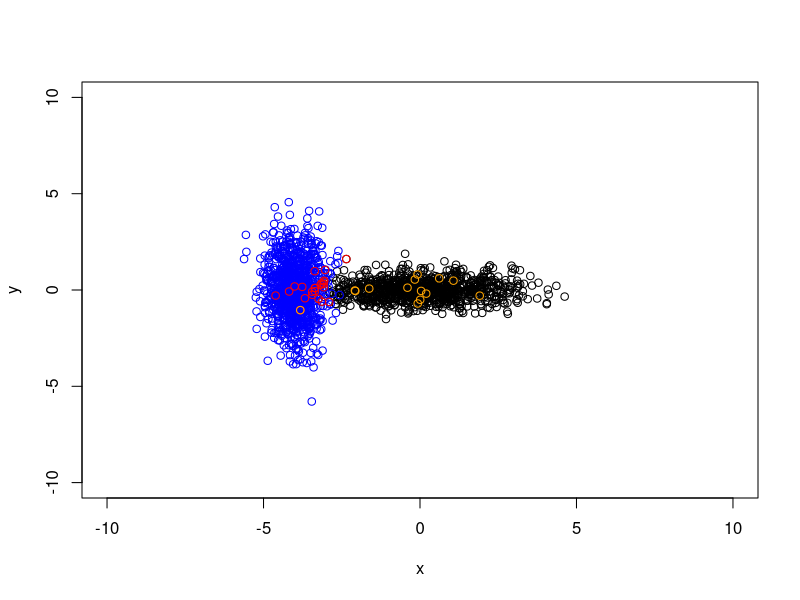

Here is the R script that generated this plot:
#rnorm  arguments = (sample size, mean_x/y_value, std_dev_x/y )

x = rnorm(1000, 0.0, 1.5)
y = rnorm(1000, 0.0, 0.5)

rng = c(-10, 10)
plot(x, y, xlim = rng, ylim = rng)

############################################################

a = rnorm(1000, -4.0, 0.5)
b = rnorm(1000, 0.0, 1.5)

points(a, b, col="blue")

############################################################
M_black_black = x^2/(1.5^2) + y^2/(0.5^2)
M_blue_black  = a^2/(1.5^2) + b^2/(0.5^2)

M_black_blue = (x+4)^2/(0.5^2) + y^2/(1.5^2)
M_blue_blue  = a^2/(0.5^2) + b^2/(1.5^2)

points(x[M_black_black > M_black_blue], y[M_black_black > M_black_blue], col="red")
points(x[M_blue_black > M_blue_blue], y[M_blue_black > M_blue_blue], col="orange")

############################################################
gx = seq(-10, 10, 0.1)
gy = gx

M1 = gx^2/(1.5^2)+gy^2/(0.5^2) # black class
M2 = gx^2/(0.5^2)+gy^2/(1.5^2) # blue class
points(gx[M1 < M2], gy[M1 < M2]) # closer to black
points(gx[M2 < M1], gy[M2 < M1], col="blue") # closer to blue